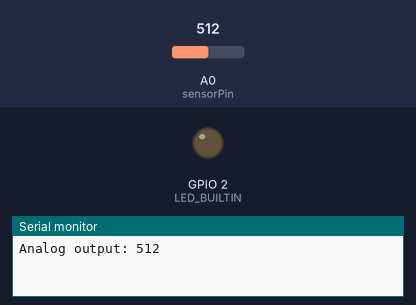
Simulated run of this program. Board: ESP8266 (Wemos D1 mini). Parts: output pins drawn as LEDs (lit = HIGH, except the on-board LED, lit = LOW), the last lines printed to the serial monitor. The inputs (shaded band) are chosen by the test bench; at power-on: A0 (sensorPin) = 512. Pins used as bus, display or sensor lines are not drawn.

Above: at 0.1 s.
At 120.1 s:
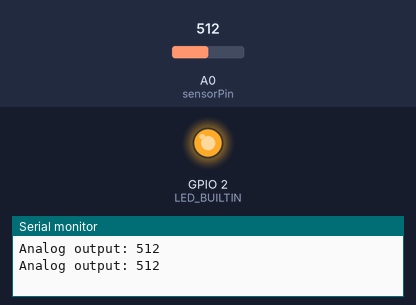
Timing chart, 0 to 121.6 s (numbered marks = the images above):
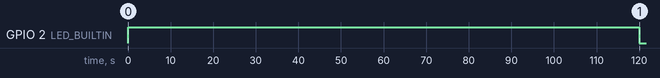

The program:

main.cpp
```cpp
// Sensor pins
#include <Arduino.h>

#define sensorPower 4
#define sensorPin A0

int readSensor() {
	digitalWrite(sensorPower, HIGH);	// Turn the sensor ON
	delay(10);							// Allow power to settle
	int val = analogRead(sensorPin);	// Read the analog value form sensor
	digitalWrite(sensorPower, LOW);		// Turn the sensor OFF
	return val;							// Return analog moisture value
}

void setup() {
	pinMode(sensorPower, OUTPUT);
  pinMode(LED_BUILTIN, OUTPUT);

	// Initially keep the sensor OFF
	digitalWrite(sensorPower, LOW);

	Serial.begin(9600);
}

void loop() {
	//get the reading from the function below and print it
	Serial.print("Analog output: ");
	Serial.println(readSensor());
  digitalWrite(LED_BUILTIN, !digitalRead(LED_BUILTIN));

	delay(2*60*1000);
}

//  This function returns the analog soil moisture measurement
```

Measured:
- by itself, GPIO 2 (LED_BUILTIN): LOW → HIGH at 0.01 s, → LOW 120 s later
